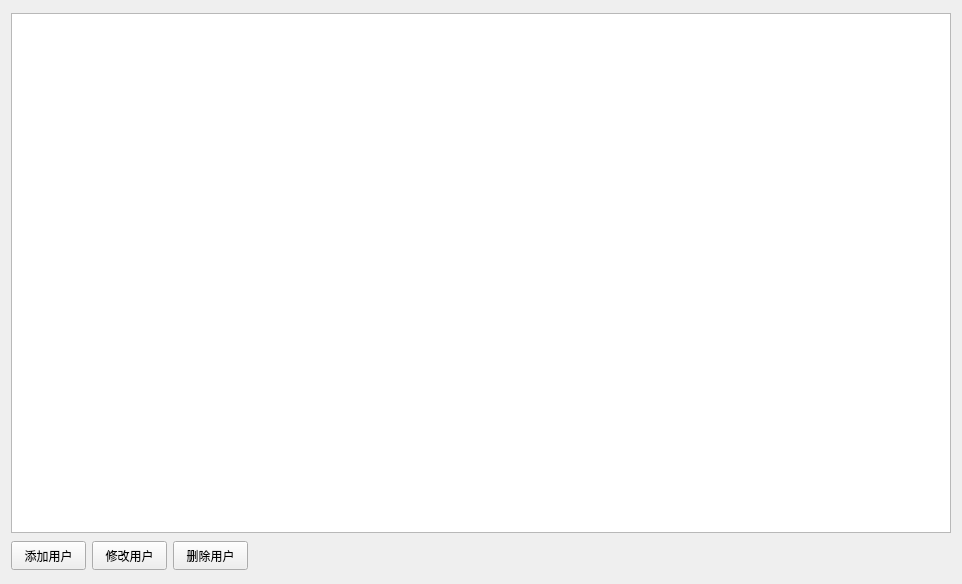
<?xml version="1.0" encoding="UTF-8"?>
<ui version="4.0">
 <class>SystemUserForm</class>
 <widget class="QWidget" name="SystemUserForm">
  <property name="geometry">
   <rect>
    <x>0</x>
    <y>0</y>
    <width>942</width>
    <height>584</height>
   </rect>
  </property>
  <property name="windowTitle">
   <string>Form</string>
  </property>
  <layout class="QVBoxLayout" name="verticalLayout">
   <item>
    <widget class="QTableView" name="sys_user_table">
     <property name="minimumSize">
      <size>
       <width>940</width>
       <height>520</height>
      </size>
     </property>
     <property name="maximumSize">
      <size>
       <width>940</width>
       <height>520</height>
      </size>
     </property>
     <property name="selectionBehavior">
      <enum>QAbstractItemView::SelectRows</enum>
     </property>
     <attribute name="horizontalHeaderStretchLastSection">
      <bool>true</bool>
     </attribute>
     <attribute name="verticalHeaderVisible">
      <bool>false</bool>
     </attribute>
    </widget>
   </item>
   <item>
    <layout class="QHBoxLayout" name="horizontalLayout_19">
     <item>
      <widget class="QPushButton" name="add_sys_user">
       <property name="sizePolicy">
        <sizepolicy hsizetype="Minimum" vsizetype="Expanding">
         <horstretch>0</horstretch>
         <verstretch>0</verstretch>
        </sizepolicy>
       </property>
       <property name="minimumSize">
        <size>
         <width>75</width>
         <height>29</height>
        </size>
       </property>
       <property name="maximumSize">
        <size>
         <width>75</width>
         <height>29</height>
        </size>
       </property>
       <property name="text">
        <string>添加用户</string>
       </property>
      </widget>
     </item>
     <item>
      <widget class="QPushButton" name="change_sys_user">
       <property name="sizePolicy">
        <sizepolicy hsizetype="Minimum" vsizetype="Expanding">
         <horstretch>0</horstretch>
         <verstretch>0</verstretch>
        </sizepolicy>
       </property>
       <property name="minimumSize">
        <size>
         <width>75</width>
         <height>29</height>
        </size>
       </property>
       <property name="maximumSize">
        <size>
         <width>75</width>
         <height>29</height>
        </size>
       </property>
       <property name="text">
        <string>修改用户</string>
       </property>
      </widget>
     </item>
     <item>
      <widget class="QPushButton" name="remove_sys_user">
       <property name="sizePolicy">
        <sizepolicy hsizetype="Minimum" vsizetype="Expanding">
         <horstretch>0</horstretch>
         <verstretch>0</verstretch>
        </sizepolicy>
       </property>
       <property name="minimumSize">
        <size>
         <width>75</width>
         <height>29</height>
        </size>
       </property>
       <property name="maximumSize">
        <size>
         <width>75</width>
         <height>29</height>
        </size>
       </property>
       <property name="text">
        <string>删除用户</string>
       </property>
      </widget>
     </item>
     <item>
      <spacer name="horizontalSpacer_23">
       <property name="orientation">
        <enum>Qt::Horizontal</enum>
       </property>
       <property name="sizeHint" stdset="0">
        <size>
         <width>40</width>
         <height>20</height>
        </size>
       </property>
      </spacer>
     </item>
    </layout>
   </item>
  </layout>
 </widget>
 <resources/>
 <connections/>
</ui>
